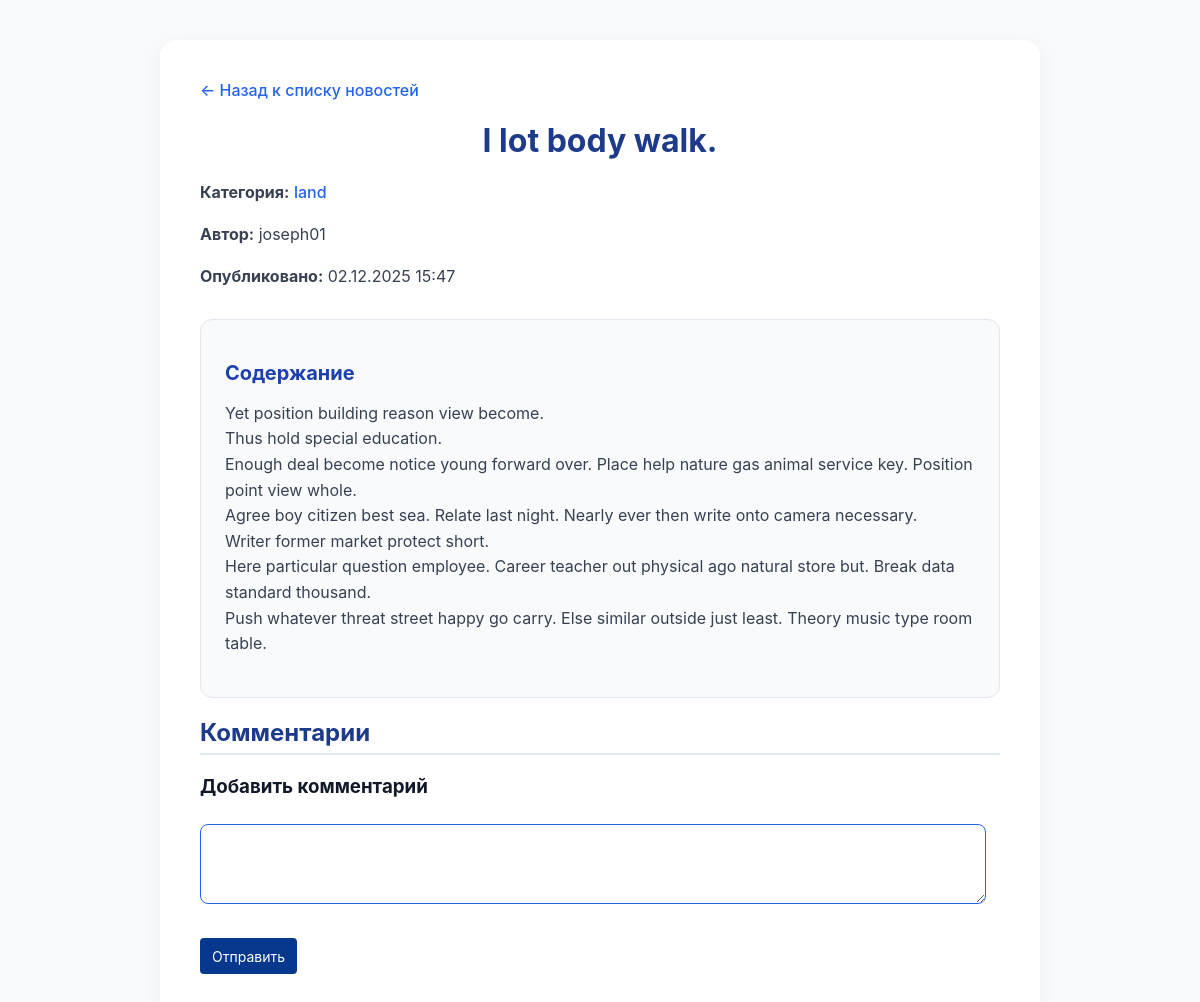
The page /news/1/ on the database its author committed.
### apps/news/models.py (models this page shows, shortened)
class News(AbstractBaseModel):
    title = models.CharField(max_length=255)
    content = models.TextField()
    image = models.ImageField(upload_to='news_images/', blank=True, null=True)
    category = models.ForeignKey(Category, on_delete=models.SET_NULL, null=True, related_name='news')
    author = models.ForeignKey(Author, on_delete=models.SET_NULL, null=True, related_name='news')
    published_at = models.DateTimeField(auto_now_add=True)
    is_published = models.BooleanField(default=True)

class Category(AbstractBaseModel):
    name = models.CharField(max_length=100, unique=True)

### apps/accounts/models.py (models this page shows, shortened)
class Author(AbstractBaseModel):
    user = models.OneToOneField(User, on_delete=models.CASCADE, related_name='author_profile')
    description = models.TextField(blank=True, null=True)
    def __str__(self):
        return self.user.username

class User(AbstractUser, AbstractBaseModel):
    email = models.EmailField(unique=True)
    bio = models.TextField(blank=True, null=True)
    avatar = models.ImageField(upload_to='avatars/', blank=True, null=True)
    objects = UserManager()
    USERNAME_FIELD = 'username'
    REQUIRED_FIELDS = ['email']

### apps/news/views.py (the view)
# urls.py: path('<int:news_id>/', views.news_detail, name='news_detail'),
def news_detail(request, news_id):
    news_item = get_object_or_404(News, id=news_id, is_published=True)
    comments = Comment.objects.filter(news=news_item, is_deleted=False).order_by('created_at')  # все комментарии к новости
    for comment in comments:
        comment.active_replies = comment.replies.filter(is_deleted=False)
    if request.headers.get('Accept') == 'application/json':
        serializer = NewsSerializer(news_item)
        return JsonResponse(serializer.data, safe=False)
    context = {
        'news': news_item,
        'title': news_item.title,
        'comments': comments,
    }
    return render(request, 'news_detail.html', context)

### apps/news/templates/news_detail.html (shortened to what this page needs)
<!DOCTYPE html>
<html lang="ru">
<head>
</head>
<body>
    <div class="container">
        <a href="{% url 'news:news_list' %}">← Назад к списку новостей</a>
        <h1>{{ news.title }}</h1>
        <p>
            <strong>Категория:</strong>
            {% if news.category %}
                <a href="{% url 'news:news_by_category' category_id=news.category.id %}">{{ news.category.name }}</a>
            {% else %}
                (Не указана)
            {% endif %}
        </p>
        <p>
            <strong>Автор:</strong>
            {% if news.author %}
                {{ news.author }}
            {% else %}
                (Автор не указан)
            {% endif %}
        </p>
        <p><strong>Опубликовано:</strong> {{ news.published_at|date:"d.m.Y H:i" }}</p>
        <article>
            <h2>Содержание</h2>
            <p>{{ news.content|linebreaksbr }}</p>
        </article>
        <div id="comments-section">
            <h2>Комментарии</h2>
            <h3>Добавить комментарий</h3>
            <textarea id="new-comment" rows="3"></textarea><br><br>
            <button type="button" class="buttonSend" onclick="postComment({{ news.pk }})">Отправить</button>
        </div>
    </div>
</body>
</html>

### apps/news/templates/news_detail.html (style rules this page uses)
body { font-family: 'Inter', 'Segoe UI', Roboto, sans-serif; background: #f9fafb; color: #111827; margin: 0; padding: 40px 20px; display: flex; justify-content: center; }
.container { max-width: 800px; width: 100%; background: #ffffff; border-radius: 16px; padding: 40px; box-shadow: 0 6px 20px rgba(0, 0, 0, 0.05); }
a { color: #2563eb; text-decoration: none; font-weight: 500; transition: all 0.2s ease; }
h1 { font-size: 2rem; color: #1e3a8a; margin-bottom: 20px; text-align: center; }
h2 { font-size: 1.25rem; color: #1e40af; margin-bottom: 10px; }
p { color: #374151; line-height: 1.6; }
article { margin-top: 30px; background: #f8fafc; padding: 24px; border-radius: 12px; border: 1px solid #e2e8f0; }
#comments-section h2 { margin-bottom: 20px; font-size: 1.5rem; color: #1e3a8a; border-bottom: 2px solid #e2e8f0; padding-bottom: 6px; }
textarea { width: 95%; padding: 12px; border-radius: 8px; border: 1px solid #d1d5db; resize: vertical; font-size: 0.95rem; margin-top: 8px; }
button, .btn-small { font-family: inherit; transition: all 0.2s ease; }
.buttonSend { background: #08388e; color: white; border: none; height: 36px; padding: 4px 12px; font-size: 14px; border-radius: 4px; }
#comments-section textarea { margin-bottom: 10px; }
#comments-section > textarea { border: 1px solid #2563eb; }

### rows shown on the page
News: title "I lot body walk.", category.name "land", author "joseph01", published_at "02.12.2025 15:47", content "Yet position building reason view become. Thus hold special education. Enough deal become notice young forward over. Place help nature gas animal service key. Position point view whole. Agree boy citizen best sea. Relate last night. Nearly ever then write onto camera necessary. Writer former market protect short. Here particular question employee. Career teacher out physical ago natural store but. Break data standard thousand. Push whatever threat street happy go carry. Else similar outside just least. Theory music type room table."
